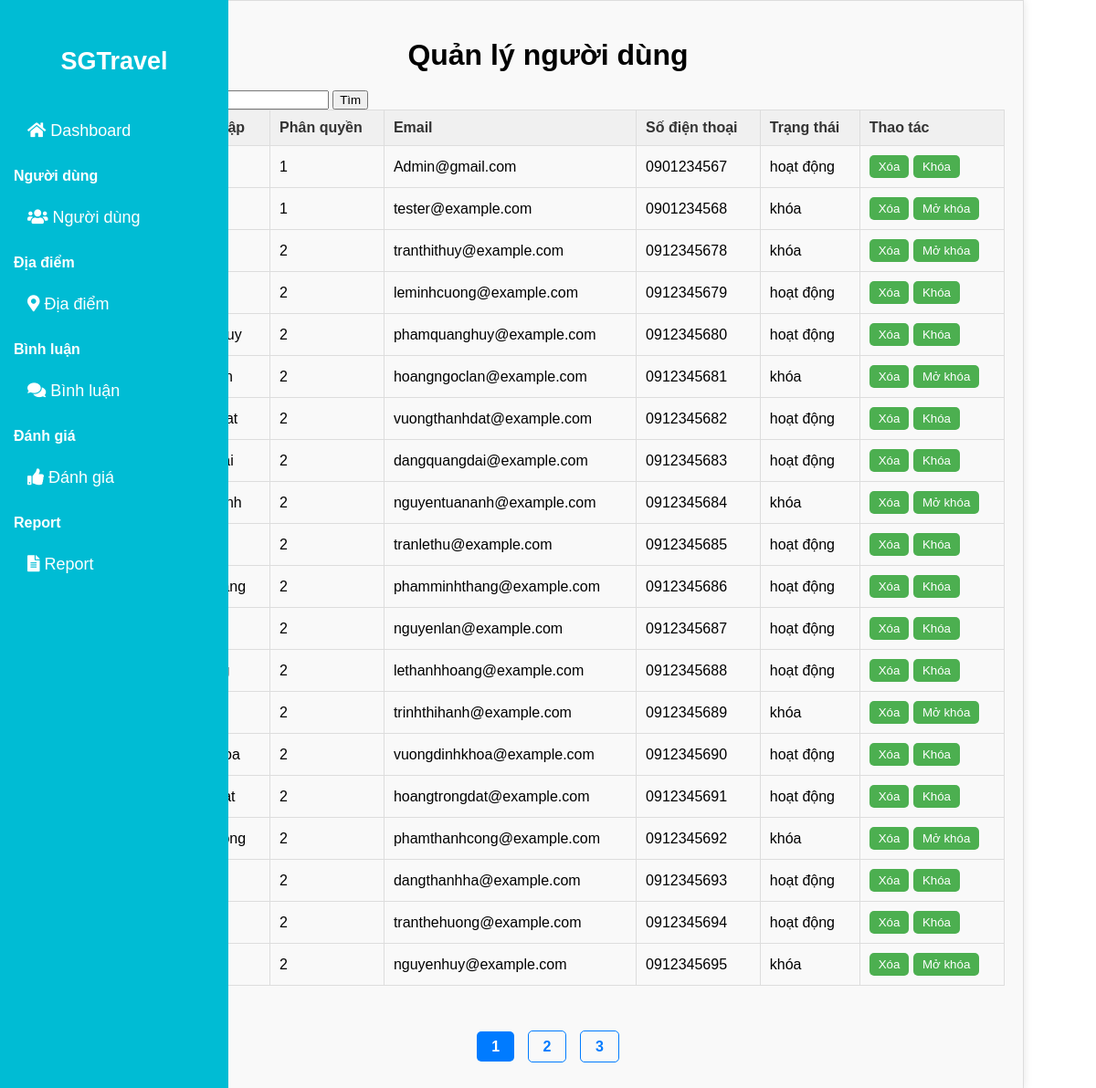
The page /admin/User.php on the database its author committed.
### tables this page shows
CREATE TABLE tai_khoan (
    id INT AUTO_INCREMENT PRIMARY KEY, 
    ten_dang_nhap VARCHAR(50) NOT NULL UNIQUE,
    mat_khau VARCHAR(50) NOT NULL,
    phan_quyen INT NOT NULL,   
    email VARCHAR(50) NOT NULL UNIQUE, 
    so_dien_thoai VARCHAR(20), 
    trang_thai VARCHAR(20)
);

### admin/User.php (the view, shortened to what this page needs)
<!DOCTYPE html>
<html>
  <head>
    <link
      href="https://cdnjs.cloudflare.com/ajax/libs/font-awesome/5.15.3/css/all.min.css"
      rel="stylesheet"
    />
  </head>
  <body>
    <div class="sidebar">
    <a href="./Dashboard.php"><h2>SGTravel</h2></a>
      <div class="menu-section">
        <a href="../admin/Dashboard.php">
          <i class="fas fa-home"> </i>
          Dashboard
        </a>
      </div>
      <div class="menu-section">
        <h3>Người dùng</h3>
        <a href="../admin/User.php">
          <i class="fas fa-users"> </i>
          Người dùng
        </a>
      </div>
      <div class="menu-section">
        <h3>Địa điểm</h3>
        <a href="../admin/Diadiem.php">
          <i class="fas fa-map-marker-alt"> </i>
          Địa điểm
        </a>
      </div>
      <div class="menu-section">
        <h3>Bình luận</h3>
        <a href="../admin/comment.php">
          <i class="fas fa-comments"> </i>
          Bình luận
        </a>
      </div>
      <div class="menu-section">
        <h3>Đánh giá</h3>
        <a href="../admin/Danhgia.php">
          <i class="fas fa-thumbs-up"> </i>
          Đánh giá
        </a>
      </div>
      <div class="menu-section">
        <h3>Report</h3>
        <a href="../admin/Report.php">
          <i class="fas fa-file-alt"> </i>
          Report
        </a>
      </div>
    </div>
    <div class="container">
      <h1>Quản lý người dùng</h1>
      <form method="GET" action="">
            <label>Tìm kiếm:</label>
            <input type="text" name="keyword" value="<?php echo isset($_GET['keyword']) ? htmlspecialchars($_GET['keyword']) : ''; ?>">
            <input type="submit" value="Tìm">
        </form>
      <?php
      include '../connect.php';
      $sd = 20;
      $keyword = isset($_GET['keyword']) ? $_GET['keyword'] : '';
      $sql_count = "SELECT COUNT(*) AS total FROM tai_khoan";
      $result_count = $conn->query($sql_count);
      $row_count = $result_count->fetch_assoc();
      $tus = $row_count['total'];
      $tst = ceil($tus / $sd);
      $page = isset($_GET['page']) ? (int)$_GET['page'] : 1;
      $vt = ($page - 1) * $sd;
      $sql = "SELECT * FROM tai_khoan";
      $sql .= " LIMIT $vt, $sd";
      $result = $conn->query($sql);
      if ($result->num_rows > 0) {
          echo "<table border='1'>";
          echo "<tr>
                  <th>ID</th>
                  <th>Tên đăng nhập</th>
                  <th>Phân quyền</th>
                  <th>Email</th>
                  <th>Số điện thoại</th>
                  <th>Trạng thái</th>
                  <th>Thao tác</th>
                </tr>";
          while ($row = $result->fetch_assoc()) {
              echo "<tr>
                      <td>" . htmlspecialchars($row["id"]) . "</td>
                      <td>" . htmlspecialchars($row["ten_dang_nhap"]) . "</td>
                      <td>" . htmlspecialchars($row["phan_quyen"]) . "</td>
                      <td>" . htmlspecialchars($row["email"]) . "</td>
                      <td>" . htmlspecialchars($row["so_dien_thoai"]) . "</td>
                      <td>" . htmlspecialchars($row["trang_thai"]) . "</td>
                      <td>
                          <button onclick=\"if(confirm('Bạn có chắc chắn muốn xóa tài khoản này?')) { window.location.href='xoa_taikhoan.php?id=" . urlencode($row["id"]) . "'; }\">Xóa</button>
                          <button onclick=\"window.location.href='thaydoi_statusUser.php?id=" . urlencode($row['id']) . "'\">" .
                              ($row['trang_thai'] === 'hoạt động' ? 'Khóa' : 'Mở khóa') .
                          "</button>
                      </td>
                    </tr>";
          }
          echo "</table>";
      } else {
          echo "Không có tài khoản nào để hiển thị.";
      }
      ?>
      <p>Trang
      <div class="Trang">
      <?php
      for ($i = 1; $i <= $tst; $i++) {
          if ($page == $i) {
              echo "<span class='pnow'>$i</span> ";
          } else {
              echo "<a href='?page=$i&keyword=" . urlencode($keyword) . "'>$i</a> ";
          }
      }
      ?>
      </div>
      </p>
  </body>
</html>

### admin/User.php (style rules this page uses)
body { margin: 0; font-family: Arial, sans-serif; }
.sidebar { width: 250px; background-color: #00bcd4; height: 200vh; position: fixed; padding-top: 20px; color: white; }
.sidebar h2 { text-align: center; margin-bottom: 30px; }
.sidebar a { display: block; color: white; padding: 10px; text-decoration: none; font-size: 18px; }
.sidebar .menu-section { margin-bottom: 20px; }
.sidebar .menu-section h3 { margin-left: 15px; font-size: 16px; }
.sidebar .menu-section a { padding-left: 30px; }
table { border-collapse: collapse; width: 100%; margin-bottom: 20px; }
th { background-color: #f0f0f0; color: #333; padding: 10px; border: 1px solid #ddd; text-align: left; }
td { padding: 10px; border: 1px solid #ddd; }
button { background-color: #4caf50; color: #fff; padding: 5px 10px; border: none; border-radius: 5px; cursor: pointer; }
body { font-family: Arial, sans-serif; margin: 0; padding: 0; }
.container { width: 1000px; margin: 0 auto; padding: 20px; background-color: #f9f9f9; border: 1px solid #ddd; box-shadow: 0 0 10px rgba(0, 0, 0, 0.1); }
h1 { text-align: center; margin-bottom: 20px; }
.Trang { text-align: center; margin-top: 20px; }
.Trang a { color: #007bff; padding: 8px 16px; margin: 0 5px; border: 1px solid #007bff; border-radius: 5px; text-decoration: none; font-weight: bold; transition: background-color 0.3s, color 0.3s; }
.Trang .pnow { background-color: #007bff; color: white; padding: 8px 16px; margin: 0 5px; border-radius: 5px; font-weight: bold; }
.Trang a:first-child, .Trang a:last-child { font-weight: bold; }

### rows shown on the page
tai_khoan: phan_quyen "1", email "Admin@gmail.com", so_dien_thoai "0901234567", trang_thai "hoạt động", shows "Khóa"
tai_khoan: phan_quyen "1", email "tester@example.com", so_dien_thoai "0901234568", trang_thai "khóa", shows "Mở khóa"
tai_khoan: phan_quyen "2", email "tranthithuy@example.com", so_dien_thoai "0912345678", trang_thai "khóa", shows "Mở khóa"
tai_khoan: phan_quyen "2", email "leminhcuong@example.com", so_dien_thoai "0912345679", trang_thai "hoạt động", shows "Khóa"
tai_khoan: phan_quyen "2", email "phamquanghuy@example.com", so_dien_thoai "0912345680", trang_thai "hoạt động", shows "Khóa"
tai_khoan: phan_quyen "2", email "hoangngoclan@example.com", so_dien_thoai "0912345681", trang_thai "khóa", shows "Mở khóa"
tai_khoan: phan_quyen "2", email "vuongthanhdat@example.com", so_dien_thoai "0912345682", trang_thai "hoạt động", shows "Khóa"
tai_khoan: phan_quyen "2", email "dangquangdai@example.com", so_dien_thoai "0912345683", trang_thai "hoạt động", shows "Khóa"
tai_khoan: phan_quyen "2", email "nguyentuananh@example.com", so_dien_thoai "0912345684", trang_thai "khóa", shows "Mở khóa"
tai_khoan: phan_quyen "2", email "tranlethu@example.com", so_dien_thoai "0912345685", trang_thai "hoạt động", shows "Khóa"
tai_khoan: phan_quyen "2", email "phamminhthang@example.com", so_dien_thoai "0912345686", trang_thai "hoạt động", shows "Khóa"
tai_khoan: phan_quyen "2", email "nguyenlan@example.com", so_dien_thoai "0912345687", trang_thai "hoạt động", shows "Khóa"
tai_khoan: phan_quyen "2", email "lethanhhoang@example.com", so_dien_thoai "0912345688", trang_thai "hoạt động", shows "Khóa"
tai_khoan: phan_quyen "2", email "trinhthihanh@example.com", so_dien_thoai "0912345689", trang_thai "khóa", shows "Mở khóa"
tai_khoan: phan_quyen "2", email "vuongdinhkhoa@example.com", so_dien_thoai "0912345690", trang_thai "hoạt động", shows "Khóa"
tai_khoan: phan_quyen "2", email "hoangtrongdat@example.com", so_dien_thoai "0912345691", trang_thai "hoạt động", shows "Khóa"
tai_khoan: phan_quyen "2", email "phamthanhcong@example.com", so_dien_thoai "0912345692", trang_thai "khóa", shows "Mở khóa"
tai_khoan: phan_quyen "2", email "dangthanhha@example.com", so_dien_thoai "0912345693", trang_thai "hoạt động", shows "Khóa"
tai_khoan: phan_quyen "2", email "tranthehuong@example.com", so_dien_thoai "0912345694", trang_thai "hoạt động", shows "Khóa"
tai_khoan: phan_quyen "2", email "nguyenhuy@example.com", so_dien_thoai "0912345695", trang_thai "khóa", shows "Mở khóa"
